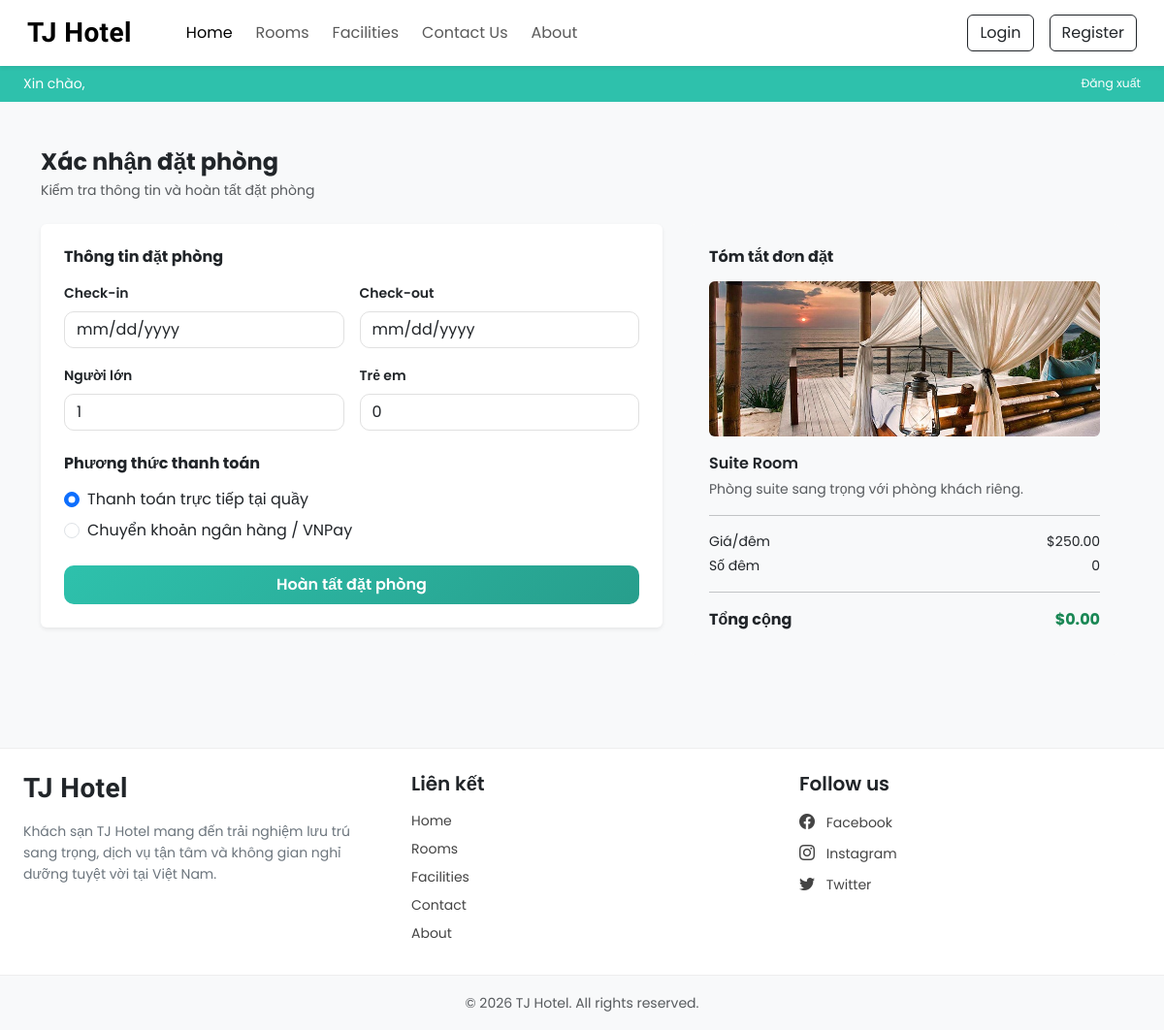
/admin/checkout.php?room_id=2 (signed in), run on the app's committed database.
### tables this page shows
CREATE TABLE IF NOT EXISTS `rooms` (
    `id`          INT(11)        NOT NULL AUTO_INCREMENT,
    `name`        VARCHAR(100)   NOT NULL,
    `type`        VARCHAR(50)    NOT NULL,
    `price`       DECIMAL(10,2)  NOT NULL,
    `capacity`    INT(11)        NOT NULL DEFAULT 2,
    `description` TEXT,
    `image`       VARCHAR(255),
    `status`      ENUM('available','booked','maintenance') NOT NULL DEFAULT 'available',
    `created_at`  TIMESTAMP      NOT NULL DEFAULT CURRENT_TIMESTAMP,
    PRIMARY KEY (`id`)
);

### admin/inc/db_config.php (called while the page is built, shortened)
<?php
function select($sql, $values = [], $datatypes = "") {
    $con = $GLOBALS['con'];
    $stmt = mysqli_prepare($con, $sql);
    if (!empty($datatypes)) {
        mysqli_stmt_bind_param($stmt, $datatypes, ...$values);
    }
    mysqli_stmt_execute($stmt);
    $res = mysqli_stmt_get_result($stmt);
    return $res;
}
?>

### admin/checkout.php (the view, shortened to what this page needs)
<?php
require('inc/db_config.php');
$room_id  = isset($_GET['room_id'])  ? (int)$_GET['room_id']  : 0;
$checkin  = $_GET['checkin']  ?? '';
$checkout = $_GET['checkout'] ?? '';
$adults   = (int)($_GET['adults']   ?? 1);
$children = (int)($_GET['children'] ?? 0);
$room = null;
$days = $total = 0;
if ($room_id) {
    $res  = select("SELECT * FROM `rooms` WHERE `id`=? LIMIT 1", [$room_id], "i");
    $room = $res ? mysqli_fetch_assoc($res) : null;
}
?>
<!DOCTYPE html>
<html lang="vi">
<head>
    <?php
    require('../inc/link.php');
    ?>
</head>
<body class="bg-light">
<?php require('../inc/header.php'); ?>
<div class="user-bar d-flex justify-content-between align-items-center">
    <span>Xin chào, <strong><?= htmlspecialchars($_SESSION['user_name']) ?></strong></span>
    <a href="logout.php" class="text-white text-decoration-none small">Đăng xuất</a>
</div>
<div class="container py-5">
    <h4 class="fw-bold mb-1">Xác nhận đặt phòng</h4>
    <p class="text-muted small mb-4">Kiểm tra thông tin và hoàn tất đặt phòng</p>
    <div class="row g-4">
        <div class="col-lg-7">
            <div class="card border-0 shadow-sm p-4">
                <h6 class="fw-bold mb-3">Thông tin đặt phòng</h6>
                <form method="POST" action="">
                    <div class="row g-3 mb-4">
                        <div class="col-md-6">
                            <label class="form-label fw-semibold" style="font-size:.875rem;">Check-in</label>
                            <input type="date" class="form-control shadow-none" value="<?= htmlspecialchars($checkin) ?>" readonly>
                        </div>
                        <div class="col-md-6">
                            <label class="form-label fw-semibold" style="font-size:.875rem;">Check-out</label>
                            <input type="date" class="form-control shadow-none" value="<?= htmlspecialchars($checkout) ?>" readonly>
                        </div>
                        <div class="col-md-6">
                            <label class="form-label fw-semibold" style="font-size:.875rem;">Người lớn</label>
                            <input type="number" class="form-control shadow-none" value="<?= $adults ?>" readonly>
                        </div>
                        <div class="col-md-6">
                            <label class="form-label fw-semibold" style="font-size:.875rem;">Trẻ em</label>
                            <input type="number" class="form-control shadow-none" value="<?= $children ?>" readonly>
                        </div>
                    </div>
                    <h6 class="fw-bold mb-3">Phương thức thanh toán</h6>
                    <div class="form-check mb-2">
                        <input class="form-check-input" type="radio" name="payment" id="payDirect" value="direct" checked>
                        <label class="form-check-label" for="payDirect">Thanh toán trực tiếp tại quầy</label>
                    </div>
                    <div class="form-check mb-4">
                        <input class="form-check-input" type="radio" name="payment" id="payOnline" value="online">
                        <label class="form-check-label" for="payOnline">Chuyển khoản ngân hàng / VNPay</label>
                    </div>
                    <button type="submit" name="book" class="btn btn-book w-100 py-2">Hoàn tất đặt phòng</button>
                </form>
            </div>
        </div>
        <div class="col-lg-5">
            <div class="summary-box p-4">
                <h6 class="fw-bold mb-3">Tóm tắt đơn đặt</h6>
                <?php if ($room): ?>
                    <img src="../<?= htmlspecialchars($room['image']) ?>" class="w-100 rounded mb-3" style="height:160px;object-fit:cover;" alt="<?= htmlspecialchars($room['name']) ?>">
                    <div class="fw-semibold mb-1"><?= htmlspecialchars($room['name']) ?></div>
                    <div class="text-muted small mb-3"><?= htmlspecialchars($room['description']) ?></div>
                    <hr>
                    <div class="d-flex justify-content-between small mb-1">
                        <span>Giá/đêm</span><span>$<?= number_format($room['price'], 2) ?></span>
                    </div>
                    <div class="d-flex justify-content-between small mb-1">
                        <span>Số đêm</span><span><?= $days ?></span>
                    </div>
                    <hr>
                    <div class="d-flex justify-content-between fw-bold">
                        <span>Tổng cộng</span><span class="text-success">$<?= number_format($total, 2) ?></span>
                    </div>
                <?php else: ?>
                    <p class="text-muted small">Không tìm thấy thông tin phòng.</p>
                <?php endif; ?>
            </div>
        </div>
    </div>
</div>
<?php require('../inc/footer.php'); ?>
</body>
</html>

### admin/css/common.css (style rules this page uses)
:root { --teal:#2ec1ac; --teal-hover:#279e8c; }
* { font-family: 'Poppins', sans-serif; }
input[type=number] { -moz-appearance: textfield; }

### admin/checkout.php (style rules this page uses)
.summary-box { background:#f8f9fa; border-radius:12px; }
.form-control, .form-select { border-radius:10px; border:1.5px solid #e0e0e0; }
.btn-book { background:linear-gradient(135deg,#2ec1ac,#279e8c); border:none; border-radius:10px; color:#fff; font-weight:600; }
.user-bar { background:#2ec1ac; color:#fff; padding:.5rem 1.5rem; font-size:.875rem; }

### data on the page
rooms: image (picture), name "Suite Room", description "Phòng suite sang trọng với phòng khách riêng.", price "250.00"

### other printed values
$days "0"
$total "0.00"
